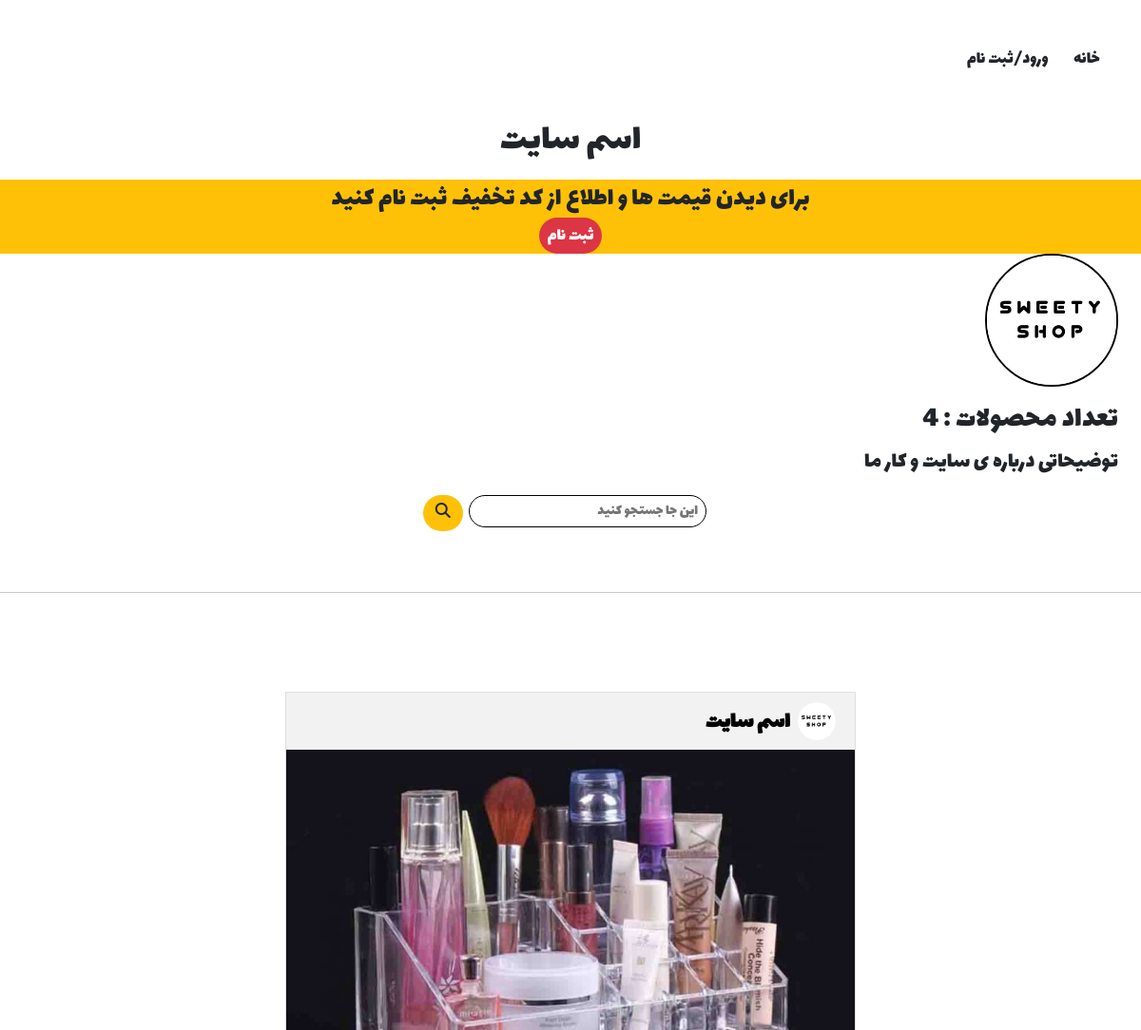
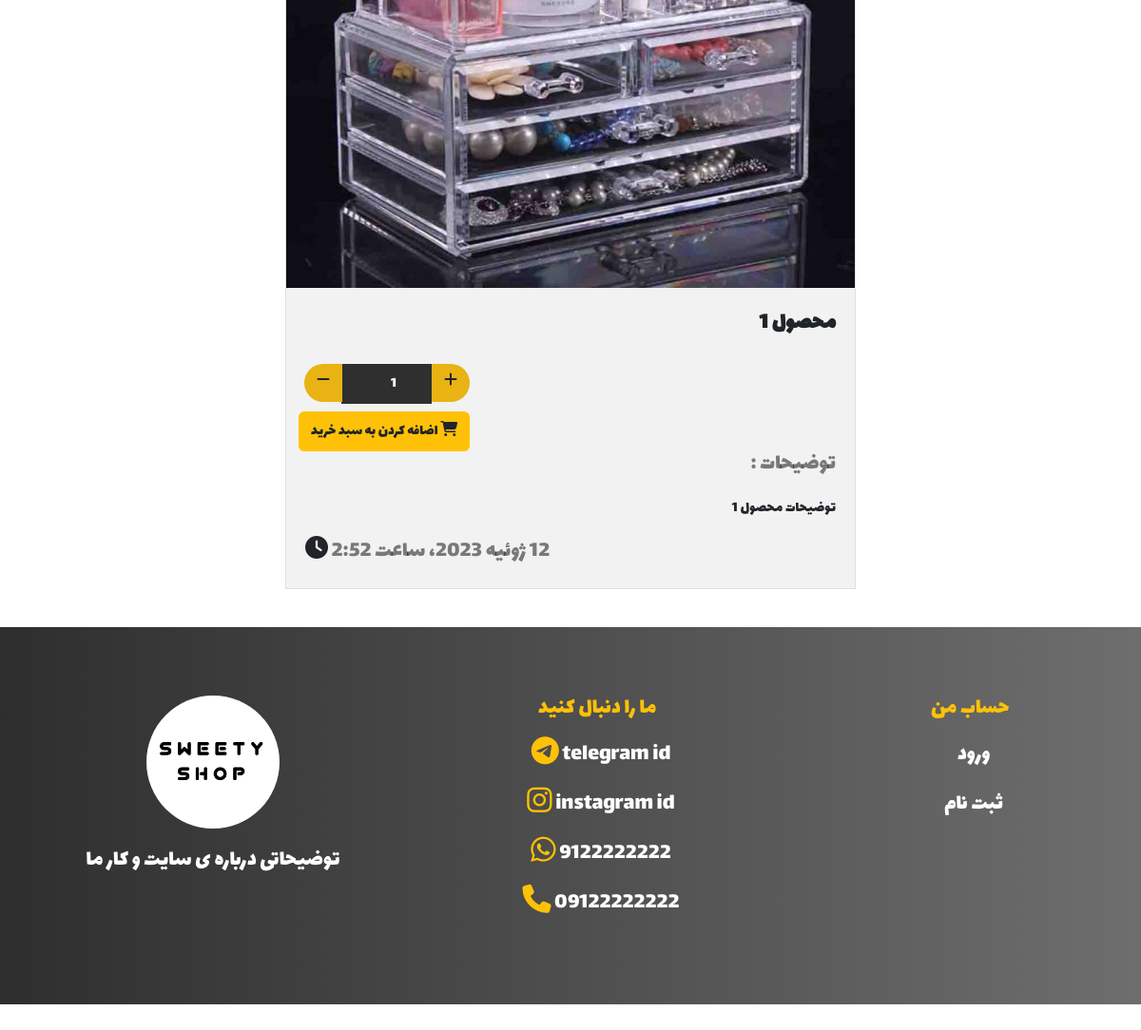
/detail/1, run on the app's committed database (2 pictures, top to bottom).
### pages/models.py (models this page shows, shortened)
class AboutUs(models.Model):
    site_name=models.CharField(_("site_name"), max_length=100)
    logo=models.ImageField(_("logo"), upload_to='site_logo/')
    site_description=models.TextField(_("site_description"))
    whatsapp_number=models.CharField(_("whatsapp_number(no 0)"), max_length=10,null=True,blank=True)
    telegram_id=models.CharField(_("telegram_id"), max_length=50,null=True,blank=True)
    instagram_id=models.CharField(_("instagram_id"), max_length=50)
    phone_number=models.CharField(_("phone_number"), max_length=11,null=True,blank=True)
    created=models.DateTimeField(_("created"), auto_now_add=True)
    updated=models.DateTimeField(_("updated"), auto_now=True)
    class Meta:
        verbose_name = _("AboutUs")
        verbose_name_plural = _("AboutUs")

class Product(models.Model):
    title=models.CharField(_("title"), max_length=100)
    description=models.TextField(_("description"))
    category=models.ManyToManyField(Category, verbose_name=_("category"),related_name='product')
    color=models.ManyToManyField(Colors, verbose_name=_("رنگ"),blank=True,null=True)
    size=models.ForeignKey(Size, verbose_name=_("سایز"), on_delete=models.CASCADE,blank=True,null=True)
    image=models.ImageField(_("image"), upload_to='product/')
    price=models.BigIntegerField(_("price (rial)"))
    is_discount=models.BooleanField(_("is_discount"),default=False,null=True,blank=True)
    price_with_discount=models.BigIntegerField(_("price_with_discount (rial)"),null=True,blank=True)
    created=models.DateTimeField(_("created"), auto_now_add=True)
    updated=models.DateTimeField(_("updated"), auto_now=True)
    class Meta:
        verbose_name = _("Product")
        verbose_name_plural = _("Products")

### pages/views.py (the view)
# urls.py: path('detail/<int:pk>',views.ProductDetailView.as_view(),name='detail'),
class ProductDetailView(generic.DetailView):
    model = Product
    template_name = "pages/detail.html"
    context_object_name='product'

### cart/context_processors.py (called while the page is built)
def cart(request):
	return {'cart': Cart(request)}

### pages/context_processor.py (called while the page is built)
def show_category(request):
    categories=Category.objects.all()
    return {'categories':categories}

def show_products(request):
    all_product=Product.objects.all()
    return {'products':all_product}

def show_info(request):
    info=AboutUs.objects.last()
    return {'info':info}

### pages/templates/pages/detail.html (shortened to what this page needs)
{% extends 'base.html' %}
{% load static %}
{% load humanizelib %}
{% load jalali_tags %}
{% load i18n %}
{% block content %}
    <section class="main rtl">
    <div class="wrapper">
        <div style="background: #f2f2f2;" class="post">
            <div class="info">
                <div class="user">
                    <div class="profile-pic"><img src="{{info.logo.url}}" alt="{{info.site_name}} فروشگاه"></div>
                    <p class="username mb-0 me-2 fs-4">{{info.site_name}}</p>
                </div>
            </div>
            <img style='height:100%;' src="{{product.image.url}}" class="post-image" alt="{{product.title}} image">
            <div class="post-content">
                <form action="{% url 'add_cart' product.id %}" method='POST'>
                    <span class="likes text-end fs-4">{{product.title}}</span><br><br>
                    <div class="input-group quantity" style="width: 173px;float:left;">
                        <div class="input-group-btn ">
                            <a title='افزایش' style='background: #e8b313;border-radius: 0px 30px 30px 0px;' onclick= "increment('demoInput-{{product.id}}')" class="btn btn-plus mt-0">
                                <i style='padding-bottom:9px;' class="fa fa-plus"></i>
                            </a>
                        </div>
                        <input style='background-color: #2f2f2f;color:white;height:42px;' id='demoInput-{{product.id}}' name="quantity" type="number" min='1' max='100' value='1' class="card-input form-control border-0 text-center">
                        <div class="input-group-btn ">
                            <a title='کاهش' style='background: #e8b313;border-radius: 30px 0px 0px 30px;' onclick= "decrement('demoInput-{{product.id}}')" class="btn btn-minus mt-0">
                                <i style='padding-bottom:9px;' class="fa fa-minus"></i>
                            </a>
                        </div>
                        <div class='text-center mt-2'>
                            <button style='padding:8px 7px;width:180px;' type="submit" name="add-to-cart" class="btn bg-warning text-dark rounded "> <i class='fa fa-shopping-cart'></i> {% trans "Add to cart" %}</button>
                        </div>
                    </div>
                </form>
                <br><br><br>
                <div class="text-end mt-3">
                    <span class="post-time fs-4">{% trans "description :" %}</span>
                </div>
                <p class="text-end fs-4">{{product.description|linebreaks}}</p>
                <div class='rtl text-start fs-4'><span class="post-time fs-4"> {{product.created|to_jalali}}</span> <i class="fa fa-clock"></i></div>
            </div>
        </div>
    </div>
</section>
{% endblock content %}

### templates/base.html (shortened to what this page needs)
{% load static %}
{% load i18n %}
<!DOCTYPE html>
<html>
<head>
    <link rel="stylesheet" href="{% static 'css/owl.carousel.min.css' %}">
    <link rel="stylesheet" href="{% static 'css/owl.theme.default.min.css' %}">
    <link rel="stylesheet" href="{% static 'css/style.css' %}">
    <link rel="stylesheet" href="{% static 'bootstrap-5.3.0-dist/css/bootstrap.min.css' %}">
    <link rel="stylesheet" href="{% static 'css/fontawesome.min.css' %}">
    <link rel="stylesheet" href="{% static 'css/all.min.css' %}">
</head>
<body>
    <div class="container-fluid mb-5">
        <div class="row ">
            <div style='padding-right:35px;' class="col-12 mt-5 rtl">
                <span class="ms-2"><a target='_self' title='home' class="header-a text-dark p-1 px-2 rounded-pill " href="{% url 'home' %}">{% trans "home" %}</a></span>
                {% if request.user.is_authenticated %}
                <span class="ms-2"><a target='_self' title='cart' class="header-a text-dark p-1 px-2 rounded-pill {% if request.resolver_match.url_name == 'cart_view' %} bg-dark text-white {% endif %}" href="{% url 'cart_view' %}"><i class="fa-solid fa-cart-shopping fa-lg"></i><span class='badge bg-danger text-white'>{{cart|length}}</span></a></span>
                <span class="ms-2"><a target='_self' title='order list' class="header-a text-dark p-1 px-2 rounded-pill {% if request.resolver_match.url_name == 'userorders' %} bg-dark text-white {% endif %}" href="{% url 'userorders' %}">{% trans "order list" %}</a></span>
                <span class="ms-2"><a target='_self' title='logout' class="header-a text-dark p-1 px-2 rounded-pill {% if request.resolver_match.url_name == 'account_logout' %} bg-dark text-white {% endif %}" href="{% url 'account_logout' %}">{% trans "Logout" %}</a></span>
                {% else %}
                <span class="ms-2"><a target='_self' title='login/signup' class="header-a text-dark p-1 px-2 rounded-pill " href="{% url 'account_login' %}">{% trans "Login/SignUp" %}</a></span>
                {% endif %}
            </div>
            <div class="col-12"><h1 class="text-center mb-3 mt-5"><a target='_self' title='home' class='text-dark' href="{% url 'home' %}">{{info.site_name}}</a></h1></div>
            {% if not request.user.is_authenticated %}
            <div class='text-center bg-warning p-1'><h3>{% trans "for watching price of products and get discount code" %}</h3><a target='_self' title='signup' href="{% url 'account_signup' %}" class='header-a text-white bg-danger px-2 py-1 rounded-pill'>{% trans "signup" %}</a></div>
            {% endif %}
            <div class="col-12 text-end mb-3 me-3 pe-4">
                <a target='_self' title='home' href="{% url 'home' %}"><img class="rounded-circle" style="width: 140px;height: 140px;border:2px solid black;" src="{{info.logo.url}}" alt="{{info.site_name}} فروشگاه"></a>
                <h4 class="rtl mt-3 fs-2"> {% trans "our site products" %} {{products|length}}</h4>
                <p class='fs-4'>{{info.site_description}}</p>
                <form action="{% url 'search' %}" class="text-center mb-5">
                    <button type="submit" class="btn bg-warning me-1 rounded-pill"><i class="fa fa-search text-dark"></i></button>
                    <input name='search' style="border: 1px solid black;" class="rounded-pill pe-2 py-1 rtl search" type="text" placeholder="این جا جستجو کنید">
                </form>
            </div><hr class="mb-4">
            {% block content %}
            {% endblock content %}
            <footer style="background: linear-gradient(to right, rgb(46, 46, 46), rgb(110, 110, 110));" class="py-4" id="footer">
                <br><br>
                <div class="container-fluid ms-3">
                    <div class="row">
                        <div class="col-md-4 text-center mb-4">
                            <div class="footer-item">
                                <div class="company-brand">
                                    <a target='_self' title='home' href="{% url 'home' %}"><img class="rounded-circle" style="width: 140px;height: 140px;" src="{{info.logo.url}}" alt="{{info.site_name}} فروشگاه"></a>
                                    <p class="text-white mt-3 fs-4">{{info.site_description}}</p><p></p>
                                </div>
                            </div>
                        </div>
                        <div class="col-md-4 col-6 text-center">
                            <div class="footer-menu">
                                <h5 class="text-warning ms-4 mb-3 fs-4">{% trans "follow us" %}</h5>
                                <ul class="menu-list">
                                    {% if info.telegram_id %}
                                    <li class='mt-3'>
                                        <a target='_self' title='telegram' class='footera p-2 fs-4' href="https://telegram.me/{{info.telegram_id}}"><i class="fa-brands fa-telegram fa-lg text-warning"></i> {{info.telegram_id}} </a>
                                    </li>
                                    {% endif %}
                                    {% if info.instagram_id %}
                                    <li class='mt-3'>
                                        <a target='_self' title='instagram' class='footera p-2 fs-4' href="https://instagram.com/{{info.instagram_id}}"><i class="fa-brands fa-instagram fa-lg text-warning"></i> {{info.instagram_id}} </a>
                                    </li>
                                    {% endif %}
                                    {% if info.whatsapp_number %}
                                    <li class='mt-3'>
                                        <a target='_self' title='whatsapp' class='footera p-2 fs-4' href="https://wa.me/+98{{info.whatsapp_number}}"><i class="fa-brands fa-whatsapp fa-lg text-warning"></i> {{info.whatsapp_number}} </a>
                                    </li>
                                    {% endif %}
                                    {% if info.phone_number %}
                                    <li class='mt-3'>
                                        <a target='_self' title='phone number' class='footera p-2 fs-4' href=""><i class="fa fa-phone fa-lg text-warning"></i> {{info.phone_number}} </a>
                                    </li>
                                    {% endif %}
                                </ul>
                            </div>
                        </div>
                        <div class="col-md-4 col-6 text-center">
                            <div class="footer-menu">
                                <h5 class="text-warning ms-4 fs-4"> {% trans "my account" %}</h5>
                                <ul class="menu-list">
                                    {% if request.user.is_authenticated %}
                                    <li class="mt-3">
                                        <a target='_self' title='logout' class="footera p-2 fs-4" href="{% url 'account_logout' %}">{% trans "خروج" %}</a>
                                    </li>
                                    <li class="mt-3">
                                        <a target='_self' title='cart' class="footera p-2 fs-4" href="{% url 'cart_view' %}">{% trans "cart" %}</a>
                                    </li>
                                    <li class="mt-3">
                                        <a target='_self' title='order' class="footera p-2 fs-4" href="{% url 'userorders' %}">{% trans "سفارشات" %}</a>
                                    </li>
                                    {% else %}
                                    <li class="mt-3">
                                        <a target='_self' title='login' class="footera p-2 fs-4" href="{% url 'account_login' %}">{% trans "login" %}</a>
                                    </li>
                                    <li class="mt-3">
                                        <a target='_self' title='signup' class="footera p-2 fs-4" href="{% url 'account_signup' %}">{% trans "signup" %}</a>
                                    </li>
                                    {% endif %}
                                </ul>
                            </div>
                        </div>
                    </div>
                </div><br><br>
            </footer>
</body>
</html>

### data on the page
AboutUs: site_name "اسم سایت", logo (picture), site_description "توضیحاتی درباره ی سایت و کار ما", telegram_id "telegram id", instagram_id "instagram id", whatsapp_number "9122222222", phone_number "09122222222"
Product: image (picture), title "محصول 1", quantity "1", description "توضیحات محصول 1", created|to_jalali "12 ژوئیه 2023، ساعت 2:52"

### other printed values
{{ products|length }} "4"
